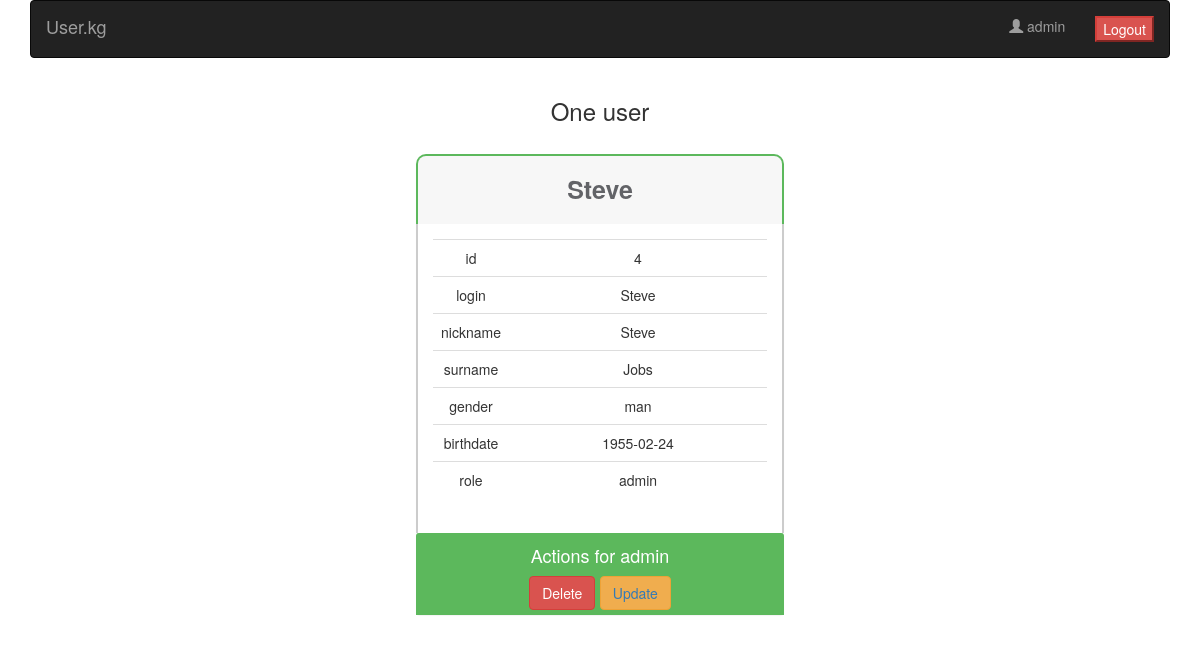
/one_user.php?id=4 (signed in), run on the app's committed database.
### tables this page shows
CREATE TABLE `users` (
  `id` int(11) NOT NULL,
  `login` varchar(255) NOT NULL,
  `password` varchar(255) NOT NULL,
  `nickname` varchar(255) NOT NULL,
  `surname` varchar(255) NOT NULL,
  `gender` varchar(255) NOT NULL,
  `birthdate` date NOT NULL,
  `role` varchar(255) NOT NULL
);

### config.php (called while the page is built)
<?php
include_once 'sql.php';
$server_name = 'localhost';
$user = 'root';
$password = '1234';
$db_name = 'user.kg';
$users_db = new Users($server_name, $user, $password, $db_name);

### sql.php (called while the page is built, shortened)
<?php
class Sql {
    private $_connection = null;
    private $_inner_join = null;
    private $_where = null;
    private $_order_by = null;
    private $_limit_offset = null;
    public function __construct($host, $user, $password, $db_name)
    {
        $this->_connection = mysqli_connect($host, $user, $password, $db_name);
        mysqli_set_charset($this->_connection, "utf8");
        return $this->_connection;
    }
    public function where($column_name, $column_value, $symbol="=") {
        $column_value = mysqli_real_escape_string($this->_connection, $column_value);
        if ($symbol == ">") {
            $this->_where = "WHERE $column_name > '$column_value'";
        } else if ($symbol == "<") {
            $this->_where = "WHERE $column_name < '$column_value'";
        } else if ($symbol == "!=") {
            $this->_where = "WHERE $column_name != '$column_value'";
        } else if ($symbol == "LIKE") {
            $this->_where = "WHERE $column_name LIKE '$column_value'";
        } else {
            $this->_where = "WHERE $column_name = '$column_value'";
        }
    }
    public function get($table_name, $select_rows = '*') {
        $result = mysqli_query($this->_connection,"SELECT $select_rows FROM $table_name $this->_inner_join $this->_where $this->_order_by $this->_limit_offset");
        $database_array = array();
        while ($row = mysqli_fetch_assoc($result)) {
            $database_array[] = $row;
        }
        return $database_array;
    }
}
class Users extends Sql {
    public function getOneUserById($id) {
        return $this->get('users');
    }
}

### one_user.php (the view, shortened to what this page needs)
<!DOCTYPE html>
<html>
<head>
    <link rel="stylesheet" href="https://maxcdn.bootstrapcdn.com/bootstrap/3.3.7/css/bootstrap.min.css">
    <link rel="stylesheet" type="text/css" href="css/one_user.css">
</head>
<body>
<div class="container">
    <nav class="navbar navbar-inverse">
        <div class="container-fluid">
            <div class="navbar-header">
                <a href="list.php" class="navbar-brand">User.kg</a>
            </div>
            <ul class="nav navbar-nav navbar-right">
                <li><a><span class="glyphicon glyphicon-user"></span>
                        <?php echo $_SESSION['role']; ?>
                    </a></li>
                <li><a>
                        <form action="processes.php" method="post">
                            <button type="submit" class="btn-danger">Logout</button>
                        </form>
                    </a>
                </li>
            </ul>
        </div>
    </nav>
    <div class="row text-center">
        <?php
        include 'config.php';
        $id = $_GET['id'];
        $one_user = $users_db->getOneUserById($id);
        if (count($one_user) == 0) :?>
            <h3 class='centered'>Sorry, but user with id <?php echo $id?> does not exist! :(</h3>
        <?php else :
        foreach ($one_user as $user) :?>
            <h3>One user</h3>
        <div class="col-md-12" style="margin-top: 20px;">
            <div class="pricing-table">
                <div class="panel panel-primary" style="border: none;">
                    <div class="controle-header panel-heading panel-heading-landing">
                        <h1 class="panel-title panel-title-landing">
                            <?php echo $user['login']?>
                        </h1>
                    </div>
                    <div class="panel-body panel-body-landing">
                        <table class="table">
                            <tr>
                                <td width="50px">id</td>
                                <td><?php echo $user['id'] ?></td>
                            </tr>
                            <tr>
                                <td width="50px">login</td>
                                <td><?php echo $user['login'] ?></td>
                            </tr>
                            <tr>
                                <td width="50px">nickname</td>
                                <td><?php echo $user['nickname'] ?></td>
                            </tr>
                            <tr>
                                <td width="50px">surname</td>
                                <td><?php echo $user['surname'] ?></td>
                            </tr>
                            <tr>
                                <td width="50px">gender</td>
                                <td><?php echo $user['gender'] ?></td>
                            </tr>
                            <tr>
                                <td width="50px">birthdate</td>
                                <td><?php echo $user['birthdate'] ?></td>
                            </tr>
                            <tr>
                                <td width="50px">role</td>
                                <td><?php echo $user['role'] ?></td>
                            </tr>
                        </table>
                    </div>
                    <?php if ($_SESSION['role'] == 'admin') {
                        echo "<div class='controle-panel-heading panel-heading panel-heading-landing-box'>
                            <h4>Actions for admin</h4>
                            <button onclick='deletePressUser(this)' class='btn btn-danger' data-id='" . $user['id'] . "' data-login='" . $user['login'] . "' data-toggle='modal' data-target='#deleteUser'>Delete</button>
                            <button class='btn btn-warning'>
                                <a href='update_user.php?id=" . $user['id'] . "'>Update</a>
                            </button>
                        </div>";
                    }
                    ?>
                </div>
            </div>
        </div>
        <?php endforeach;
        endif;
        ?>
    </div>
</div>
</body>
</html>

### css/one_user.css (style rules this page uses)
.pricing-table { max-width: 368px; margin: 0 auto; transition: all .3s ease; -o-transition: all .3s ease; -moz-transition: all .3s ease; -webkit-transition: all .3s ease; border-radius: 0px; }
.panel-heading-landing { background: #f7f7f7 !important; padding: 20px !important; border-top-left-radius: 10px !important; border-top-right-radius: 10px !important; border: solid 2px #5CB85C !important; border-bottom: none !important; }
.panel-heading-landing-box { background: #5CB85C !important; color: #fff !important; font-size: 16px !important; padding: 3px !important; border: solid 2px #5CB85C !important; border-top: none !important; }
.panel-title-landing { color: #626367 !important; font-size: 25px; font-weight: bold; }
.panel-body-landing { border: solid 2px #ccc !important; border-top: none !important; border-bottom: none !important; }

### data on the page
users: login "Steve", id "4", nickname "Steve", surname "Jobs", gender "man", birthdate "1955-02-24", role "admin"

### other printed values
$_SESSION['role'] "admin"
